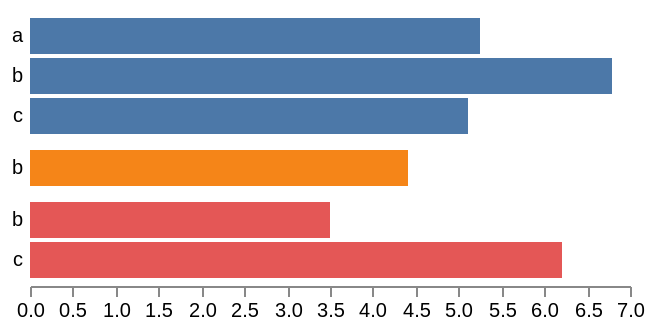

The specification (Vega-Lite) saved for this image:
### Vega specification from a JSON file in a GitHub repository (floating-point values rounded to 4 significant figures)
{"$schema": "https://vega.github.io/schema/vega/v3.0.json", "width": 300, "padding": 5, "autosize": "pad", "signals": [{"name": "rangeStep", "value": 20, "bind": {"input": "range", "min": 5, "max": 50, "step": 1}}, {"name": "innerPadding", "value": 0.1, "bind": {"input": "range", "min": 0, "max": 0.7, "step": 0.01}}, {"name": "outerPadding", "value": 0.2, "bind": {"input": "range", "min": 0, "max": 0.4, "step": 0.01}}, {"name": "height", "update": "trellisExtent[1]"}], "data": [{"name": "tuples", "values": [{"a": 0, "b": "a", "c": 6.3}, {"a": 0, "b": "a", "c": 4.2}, {"a": 0, "b": "b", "c": 6.8}, {"a": 0, "b": "c", "c": 5.1}, {"a": 1, "b": "b", "c": 4.4}, {"a": 2, "b": "b", "c": 3.5}, {"a": 2, "b": "c", "c": 6.2}], "transform": [{"type": "aggregate", "groupby": ["a", "b"], "fields": ["c"], "ops": ["average"], "as": ["c"]}]}, {"name": "trellis", "source": "tuples", "transform": [{"type": "aggregate", "groupby": ["a"]}, {"type": "formula", "as": "span", "expr": "rangeStep * bandspace(datum.count, innerPadding, outerPadding)"}, {"type": "stack", "field": "span"}, {"type": "extent", "field": "y1", "signal": "trellisExtent"}]}], "scales": [{"name": "xscale", "domain": {"data": "tuples", "field": "c"}, "nice": true, "zero": true, "round": true, "range": "width"}, {"name": "color", "type": "ordinal", "range": "category", "domain": {"data": "trellis", "field": "a"}}], "axes": [{"orient": "bottom", "scale": "xscale", "domain": true}], "marks": [{"type": "group", "from": {"data": "trellis", "facet": {"name": "faceted_tuples", "data": "tuples", "groupby": "a"}}, "encode": {"enter": {"x": {"value": 0}, "width": {"signal": "width"}}, "update": {"y": {"field": "y0"}, "y2": {"field": "y1"}}}, "scales": [{"name": "yscale", "type": "band", "paddingInner": {"signal": "innerPadding"}, "paddingOuter": {"signal": "outerPadding"}, "round": true, "domain": {"data": "faceted_tuples", "field": "b"}, "range": {"step": {"signal": "rangeStep"}}}], "axes": [{"orient": "left", "scale": "yscale", "ticks": false, "domain": false, "labelPadding": 4}], "marks": [{"type": "rect", "from": {"data": "faceted_tuples"}, "encode": {"enter": {"x": {"value": 0}, "x2": {"scale": "xscale", "field": "c"}, "fill": {"scale": "color", "field": "a"}, "strokeWidth": {"value": 2}}, "update": {"y": {"scale": "yscale", "field": "b"}, "height": {"scale": "yscale", "band": 1}, "stroke": {"value": null}, "zindex": {"value": 0}}, "hover": {"stroke": {"value": "firebrick"}, "zindex": {"value": 1}}}}]}]}
